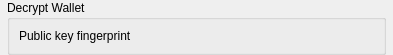
<?xml version="1.0" encoding="UTF-8"?>
<ui version="4.0">
 <class>WalletKeysSubmitWidget</class>
 <widget class="QWidget" name="WalletKeysSubmitWidget">
  <property name="geometry">
   <rect>
    <x>0</x>
    <y>0</y>
    <width>393</width>
    <height>48</height>
   </rect>
  </property>
  <property name="sizePolicy">
   <sizepolicy hsizetype="MinimumExpanding" vsizetype="Preferred">
    <horstretch>0</horstretch>
    <verstretch>0</verstretch>
   </sizepolicy>
  </property>
  <property name="windowTitle">
   <string>Coin Control</string>
  </property>
  <layout class="QVBoxLayout" name="verticalLayout">
   <property name="spacing">
    <number>10</number>
   </property>
   <property name="sizeConstraint">
    <enum>QLayout::SetMinimumSize</enum>
   </property>
   <property name="leftMargin">
    <number>7</number>
   </property>
   <property name="topMargin">
    <number>0</number>
   </property>
   <property name="rightMargin">
    <number>7</number>
   </property>
   <property name="bottomMargin">
    <number>0</number>
   </property>
   <item>
    <widget class="QGroupBox" name="groupBox">
     <property name="title">
      <string>Decrypt Wallet</string>
     </property>
     <layout class="QVBoxLayout" name="verticalLayout_2">
      <item>
       <widget class="QLabel" name="labelPubKeyFP">
        <property name="text">
         <string>Public key fingerprint</string>
        </property>
       </widget>
      </item>
     </layout>
    </widget>
   </item>
  </layout>
 </widget>
 <resources/>
 <connections/>
</ui>
